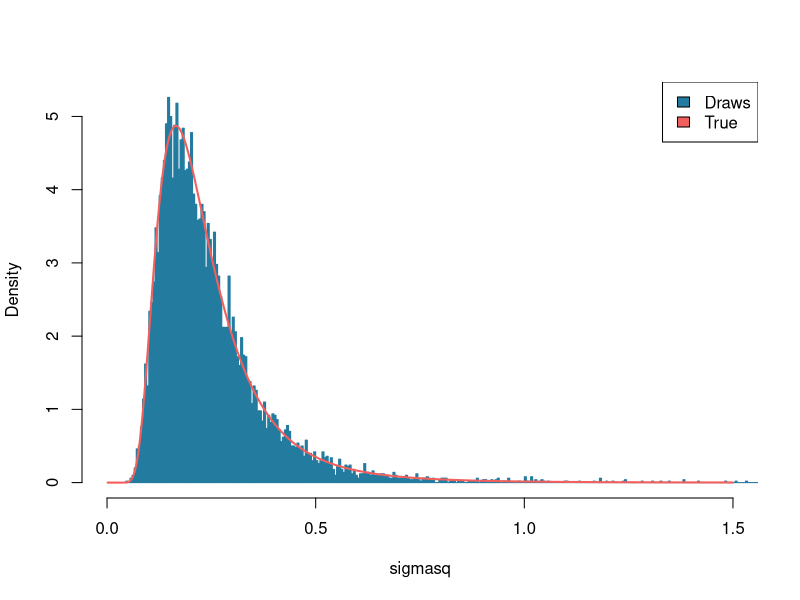
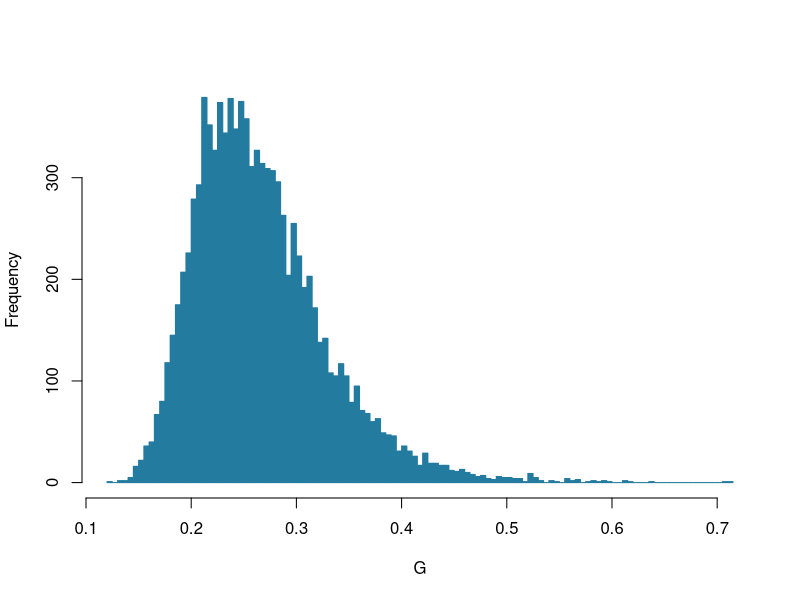

Reproduce these figures in R, in order.
#require('geoR')
col1 = '#247ba0'
col2 = '#f25f5c'
imgw = 9
imgh = 6

mu = 3.5
obs = c(14, 25, 45, 25, 30, 33, 19, 50, 34, 67)
n = length(obs)

tausq = sum((log(obs) - mu)^2) / (n)

chiDraw = function(nDraws){
  draws = rchisq(nDraws, n)
  sigmasq = n * tausq / draws
  return (sigmasq)
}

nDraws = 10000
sigmasq = chiDraw(nDraws)

s = seq(0, 1.5, length.out = 1000)
exp_part = exp( ((-n*tausq) / (2*s)) ) / (s^(1+n/2))
constant = ((tausq * n/2)^(n/2)) / (factorial(n/2-1))
CDF = constant * exp_part

pdf('plots/2-chi-squared.pdf', width=imgw, height=imgh)
  hist(sigmasq, 500, col=col1, border=col1, main='', freq=FALSE, xlim=c(0,1.5))
  # Dependent on geoR
  #lines(s, dinvchisq(s, n, tausq), col=col2, lwd=3)
  # Calculated by hand
  lines(s, CDF, col=col2, lwd=2)
  legend('topright', c('Draws', 'True'), fill=c(col1, col2))
dev.off()

## 2.b Gini
vals = sqrt(sigmasq/2)
G = 2 * pnorm(vals) - 1

pdf('plots/2-g.pdf', width=imgw, height=imgh)
  hist(G, 100, col=col1, border=col1, main='')
dev.off()

